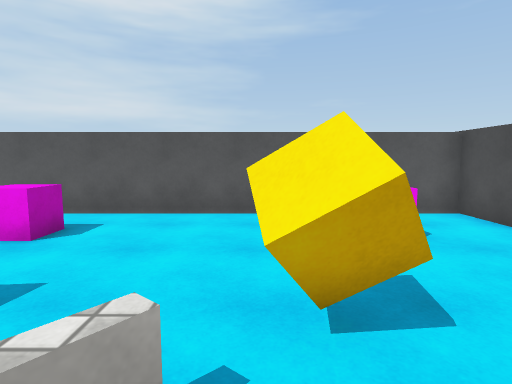
[1] (above)

14 first-person views from a walk through a 3-D level made in the Unity game engine. The camera is 1.5 m above the floor, tilts 6° down and sees 80° across. The floor is counted in squares, 1 m on a side. Each view is taken from the middle of a square. On the plan, view 1 faces up. The plan holds only what a view shows up to about 15 squares ahead; the rest is blank. The player character is not drawn. Surface patterns are stand-ins for the level's own textures.

[2]
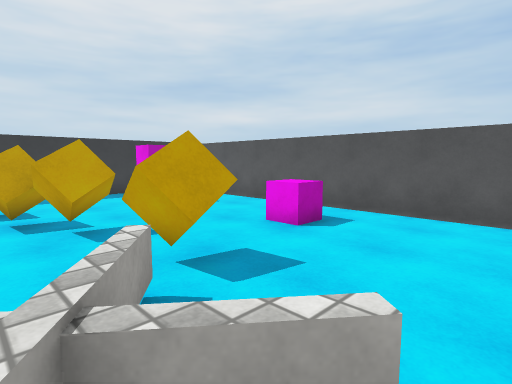

[3]
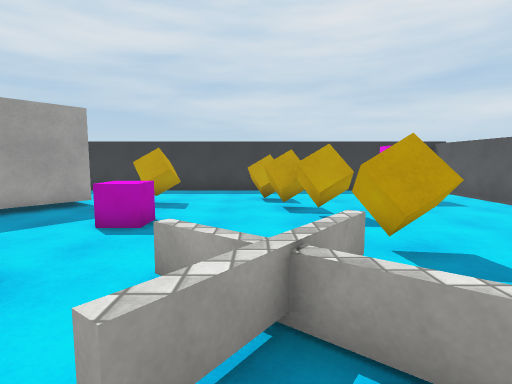

[4]
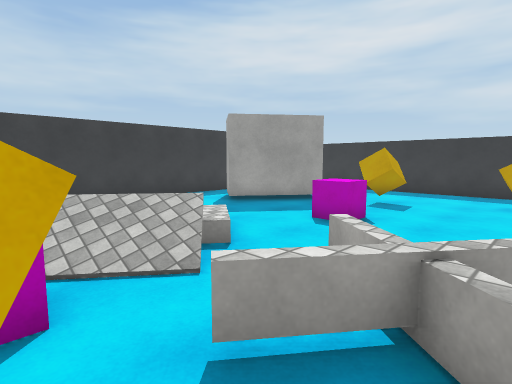

[5]
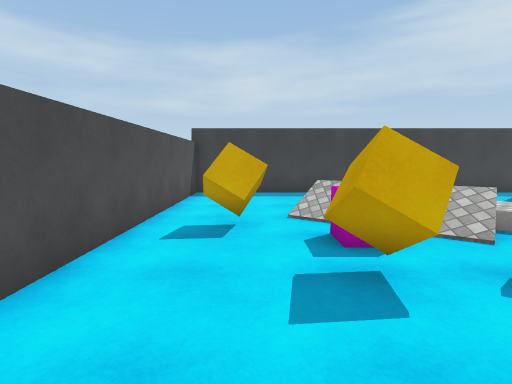

[6]
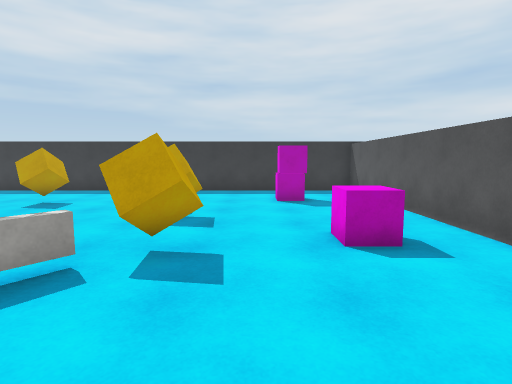

[7]
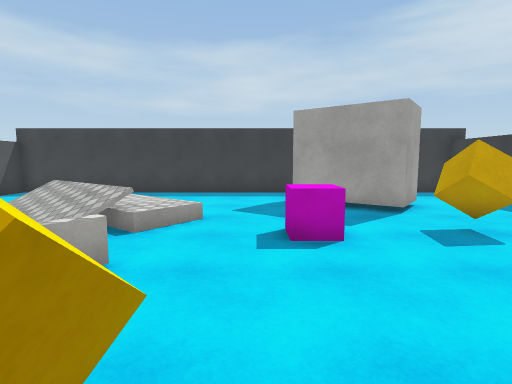

[8]
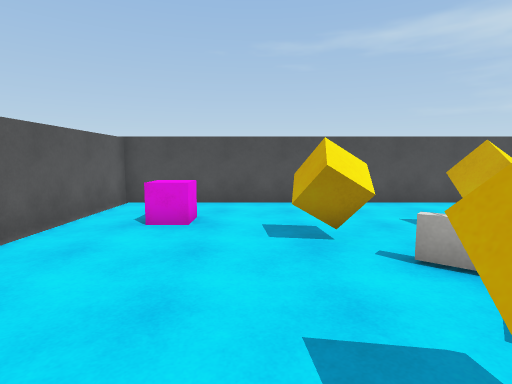

[9]
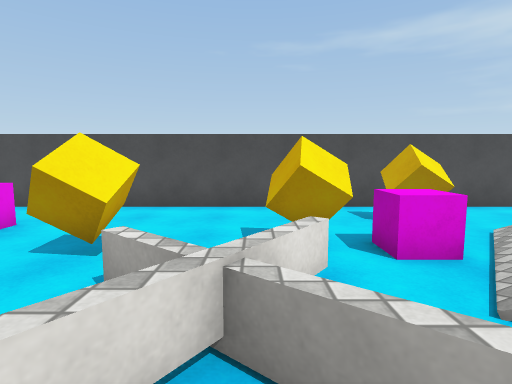

[10]
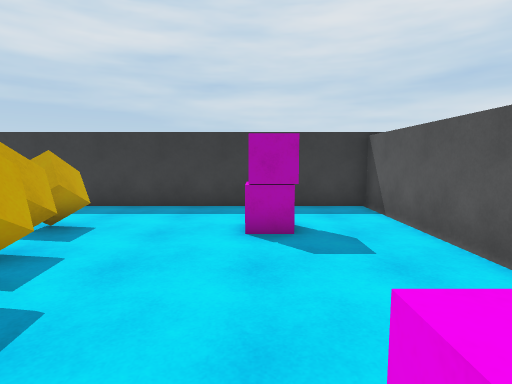

[11]
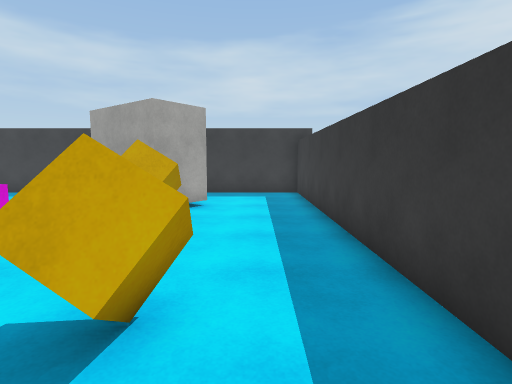

[12]
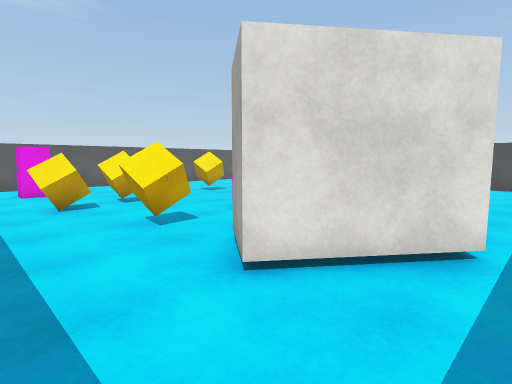

[13]
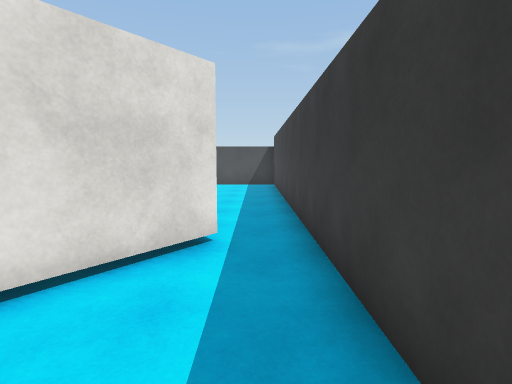

[14]
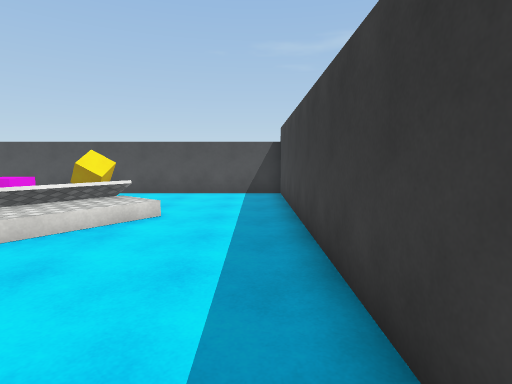

### Floor plan
Key: @ floor where view 1 was taken; # wall or solid block; . floor; / step, stairs or slope; = window, fence, low wall or low ledge; O other object.
Columns run from 14 left of view 1 to 6 right of it. Each row starts with its distance up from view 1.
  9 #####################
  8 #...................#
  7 #...................#
  6 #..OO....OO.....OO..#
  5 #..OO...............#
  4 #...................#
  3 #.........O...OO....#
  2 #......O..O..=.O....#
  1 #..O.OOO...===......#
  0 #..OO.......==@.....#
 -1 #..........=.==.....#
 -2 #..............O....#
 -3 #...OO.OO...///O....#
 -4 #...O....../////.OO.#
 -5 #..........//////...#
 -6 #....##.....///=....#
 -7 #...####.....//.....#
 -8 #....###............#
 -9 #.....##............#
-10 #...................#
-11 #####################

Where each view was taken, in squares from view 1:
view 1: 0 up, 0 right, facing up
view 2: 0 up, 0 right, facing up-left
view 3: 0 up, 1 right, facing left
view 4: 1 up, 1 right, facing down-left
view 5: 3 up, 3 right, facing down
view 6: 4 up, 1 right, facing left
view 7: 3 up, 5 left, facing down
view 8: 4 up, 5 left, facing right
view 9: 0 up, 4 left, facing right
view 10: 5 up, 4 left, facing left
view 11: 3 up, 12 left, facing down
view 12: 10 down, 13 left, facing up-right
view 13: 10 down, 13 left, facing right
view 14: 10 down, 8 left, facing right
